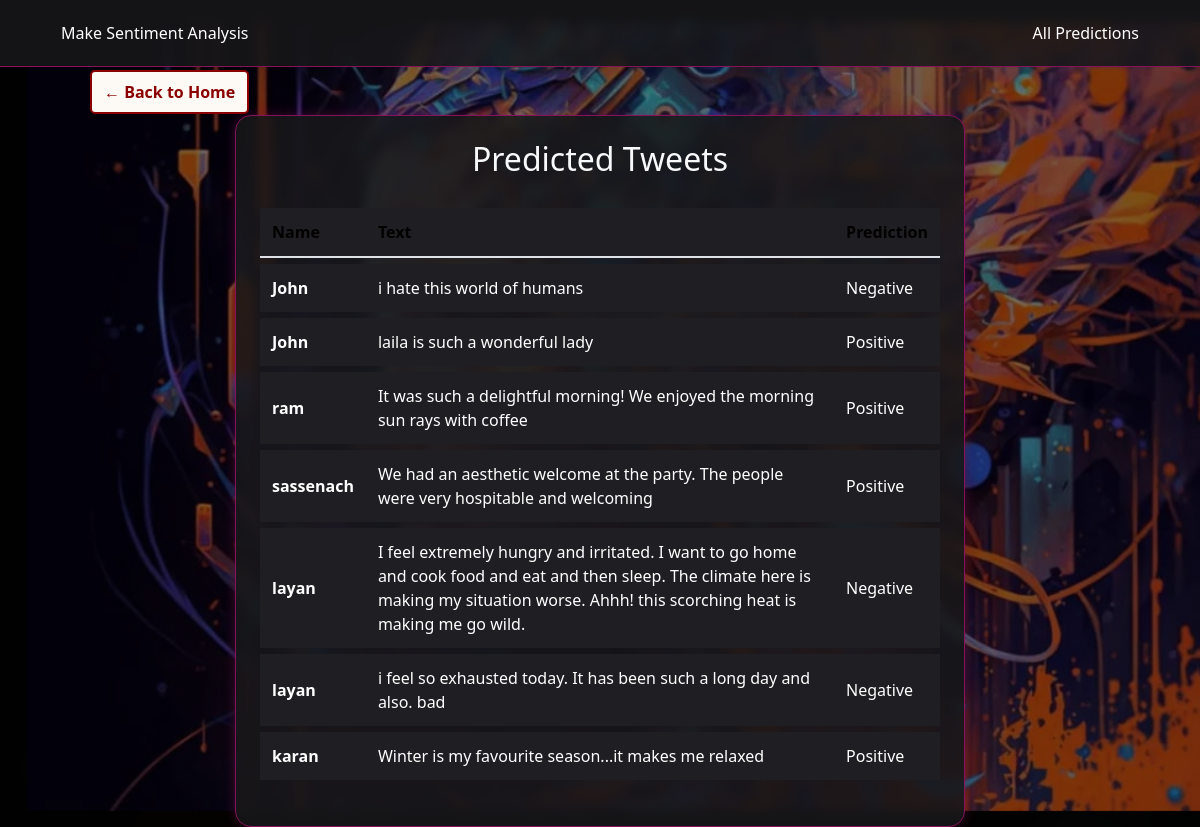
The page /predictions/ on the database its author committed.
### WineApp/models.py (models this page shows, shortened)
class Data(models.Model):
    name = models.CharField(max_length=100, null=True)
    Text = models.CharField(max_length=500,blank=False)
    Text = models.TextField(default="")
    predictions=models.CharField(max_length=100,null=True)
    class Meta:
        app_label = 'WineApp'
        managed = True

### WineApp/views.py (the view)
# urls.py: path('predictions/', views.predictions, name='dashboard-predictions'),
def predictions(request):
    predicted_tweets = Data.objects.all()
    context = {
        'predicted_tweets': predicted_tweets
    }
    return render(request, 'AI/dashboard/predictions.html', context)

### templates/AI/dashboard/predictions.html (shortened to what this page needs)
{% extends 'AI/partials/base.html' %}
{% block content %}
<div class="container mt-5">
  <div class="row">
    <div class="col-md-8 offset-md-2">
      <div class="wine-card p-4">
        <h2 class="text-center text-light mb-4">Predicted Tweets</h2>
        <div class="table-responsive">
          <table class="table wine-table table-hover text-white">
            <thead class="wine-thead">
              <tr>
                <th scope="col">Name</th>
                <th scope="col">Text</th>
                <th scope="col">Prediction</th>
              </tr>
            </thead>
            <tbody>
              {% for data in predicted_tweets %}
              <tr>
                <th scope="row">{{ data.name }}</th>
                <td>{{ data.Text }}</td>
                <td>{{ data.predictions }}</td>
              </tr>
              {% endfor %}
            </tbody>
          </table>
        </div>
      </div>
    </div>
  </div>
</div>
{% endblock %}

### templates/AI/partials/base.html (shortened to what this page needs)
<!doctype html>
<html lang="en">
  <head>
    <link rel="stylesheet" href="https://cdn.jsdelivr.net/npm/bootstrap@4.6.0/dist/css/bootstrap.min.css">
  </head>
  <body>
    {% include 'AI/partials/nav.html' %}
    {% block content  %}
    {% endblock %}
     <a href="{% url 'home' %}" class="back-button">← Back to Home</a>
  </body>
</html>

### templates/AI/partials/nav.html
<nav class="navbar wine-navbar">
  <div class="container d-flex justify-content-between align-items-center">
    <a class="nav-link wine-link"" href="{% url 'dashboard-index' %}">Make Sentiment Analysis</a>
    <a class="nav-link wine-link" href="{% url 'dashboard-predictions' %}">All Predictions</a>
  </div>
</nav>

### templates/AI/partials/base.html (style rules this page uses)
.wine-card { background: rgba(24, 24, 26, 0.88); border-radius: 16px; box-shadow: 0 4px 20px rgba(134, 18, 90, 0.3); border: 1px solid #86125a; }
.wine-table { color: #fff; border-collapse: separate; border-spacing: 0 0.4rem; }
.wine-thead { background-color: #86125a; color: #030000; }
.wine-table th, .wine-table td { vertical-align: middle; background-color: #1f1f23; border: none; padding: 0.75rem; }
body::before { content: ''; position: fixed; top: 0; left: 0; width: 100%; height: 100%; background-image: url('/static/images/ai.png'); background-size: cover; background-position: center; background-attachment: fixed; opacity: 0.5; z-index: -1; }
body { background-color: #000; color: #fff; font-family: 'Segoe UI', sans-serif; min-height: 100vh; position: relative; z-index: 0; }
.wine-card { background: rgba(24, 24, 26, 0.85); border-radius: 16px; border: 1px solid #86125a; box-shadow: 0 0 12px rgba(134, 18, 90, 0.4); backdrop-filter: blur(6px); }
.wine-navbar { background: rgba(24, 24, 26, 0.85); backdrop-filter: blur(6px); border-bottom: 1px solid #86125a; padding: 0.8rem 1rem; }
.wine-link { color: #fff !important; font-weight: 500; transition: color 0.2s ease; text-decoration: none; }
.back-button { position: absolute; top: 70px; left: 90px; color: #8b0000; text-decoration: none; font-weight: bold; font-size: 1em; background-color: #fdfaf6; padding: 8px 12px; border: 2px solid #8b0000; border-radius: 5px; transition: background-color 0.3s ease; }

### rows shown on the page
Data: name "John", Text "i hate this world of humans", predictions "Negative"
Data: name "John", Text "laila is such a wonderful lady", predictions "Positive"
Data: name "ram", Text "It was such a delightful morning! We enjoyed the morning sun rays with coffee", predictions "Positive"
Data: name "sassenach", Text "We had an aesthetic welcome at the party. The people were very hospitable and welcoming", predictions "Positive"
Data: name "layan", Text "I feel extremely hungry and irritated. I want to go home and cook food and eat and then sleep. The climate here is making my situation worse. Ahhh! this scorching heat is making me go wild.", predictions "Negative"
Data: name "layan", Text "i feel so exhausted today. It has been such a long day and also. bad", predictions "Negative"
Data: name "karan", Text "Winter is my favourite season...it makes me relaxed", predictions "Positive"
